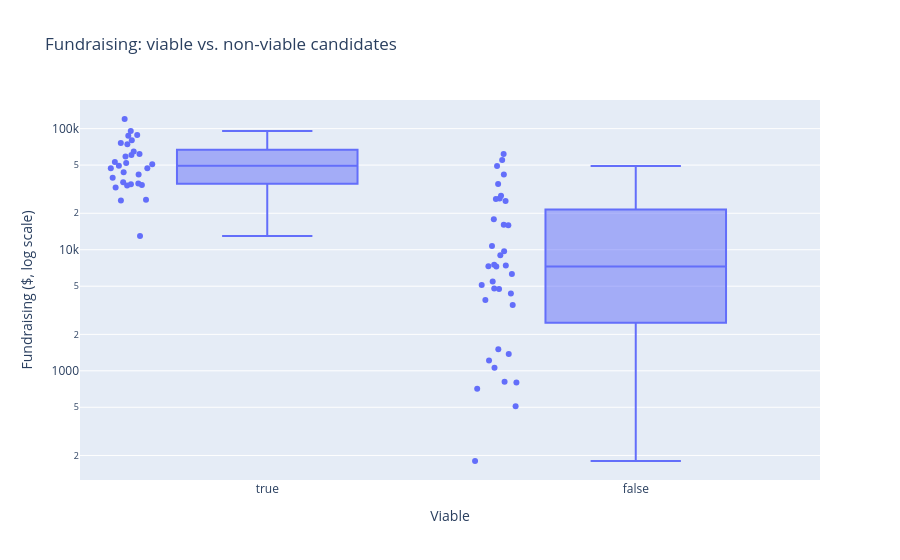

Notebook code cell kept with this figure:
### Markdown cell above
## 6. Interactive viability distributions

A box plot with every candidate shown as a point. The box covers the middle half
of each group, and the line inside it is the median.

What to look for: **overlap**. If the two boxes barely overlap, money separates
viable from non-viable candidates cleanly. If they overlap a lot, plenty of
candidates raised viable-level money and still fell short — and those are exactly
the cases for the shortlist below.

### Code cell
plot_data = analysis.dropna(subset=["fundraising"]).copy()

fig = px.box(
    plot_data,
    x="is_viable",
    y="fundraising",
    points="all",
    hover_name="canonical_candidate",
    hover_data=["district", "mentions", "first_place_votes"],
    log_y=True,
    labels={
        "is_viable": "Viable",
        "fundraising": "Fundraising ($, log scale)",
    },
    title="Fundraising: viable vs. non-viable candidates",
)

fig.show()

### Figure 1 — Plotly figure (JSON) as saved in the notebook; plotly's stock layout.template omitted (floating-point values rounded to 4 significant figures; data arrays with more than 128 entries replaced by an {"elided": "..."} marker saying what was removed)
{"data": [{"alignmentgroup": "True", "boxpoints": "all", "customdata": {"elided": "65x3 float values"}, "hovertemplate": "<b>%{hovertext}</b><br><br>Viable=%{x}<br>Fundraising ($, log scale)=%{y}<br>district=%{customdata[0]}<br>mentions=%{customdata[1]}<br>first_place_votes=%{customdata[2]}<extra></extra>", "hovertext": ["Timur Ender", "Terrence Hayes", "Loretta Smith", "Deian Salazar", "Noah Ernst", "Jamie Dunphy", "Doug Clove", "Joe Furi", "Cayle Tern", "Thomas Shervey", "Steph Routh", "Candace Avalos", "David Linn", "Chris Olson", "Sam Sachs", "Debbie Kitchin", "Laura Streib", "Marnie Glickman", "Nat West", "Elana Pirtle-Guiney", "James Armstrong", "Michael (Mike) Marshall", "Jennifer Park", "Will Mespelt", "Mariah Hudson", "Sameer Kanal", "Dan Ryan", "Nabil Zaghloul", "Bob Simril", "Jonathan Tasini", "Tiffani Penson", "Michelle DePass", "Reuben Berlin", "Angelita Morillo", "Ahlam K Osman", "Steve Novick", "Harrison Kass", "Luke Zak", "Chris Flanary", "Jonathan (Jon) Walker", "Tiffany Koyama Lane", "Kelly Janes (KJ)", "Dan Gilk", "Theo Hathaway Saner", "Jesse Cornett", "Matthew (Matt) Anderson", "Rex Burkholder", "Philippe Knab", "Mitch Green", "Mike DiNapoli", "Moses Ross", "Michael Trimble", "Andra Vltavín", "Stanley Penkin", "Eli Arnold", "Chad Lykins", "Eric Zimmerman", "Sarah Silkie", "Lisa Freeman", "Bob Weinstein", "Chris Henry", "Tony Morse", "Olivia Clark", "John Toran", "Ben Hufford"], "legendgroup": "", "marker": {"color": "#636efa"}, "name": "", "notched": false, "offsetgroup": "", "orientation": "v", "showlegend": false, "type": "box", "x": [true, true, true, false, true, true, false, false, false, false, true, true, false, false, false, false, false, true, true, true, false, false, false, false, true, true, true, false, false, true, true, true, false, true, false, true, false, false, false, false, true, false, false, false, true, false, true, false, true, false, false, false, false, false, true, true, true, true, true, true, false, false, true, false, false], "x0": " ", "xaxis": "x", "y": [61810.0, 36110.0, 43740.0, 1380.0, 12990.0, 35170.0, 1505.0, 814.0, 7395.0, 1060.0, 76010.0, 58890.0, 4777.0, 7272.0, 4349.0, 34880.0, 10720.0, 34320.0, 51920.0, 47040.0, 25250.0, 55070.0, 15950.0, 1215.0, 74200.0, 34710.0, 120100.0, 26480.0, 26230.0, 49450.0, 80380.0, 32580.0, 6310.0, 64640.0, 9002.0, 87240.0, 16060.0, 9731.0, 17830.0, 3842.0, 88690.0, 4730.0, 3490.0, 7505.0, 52910.0, 710.0, 39230.0, 5115.0, 60460.0, 7289.0, 27900.0, 509.0, 800.0, 61850.0, 50780.0, 47010.0, 41880.0, 25480.0, 25830.0, 33920.0, 5474.0, 41810.0, 95640.0, 180.0, 49070.0], "y0": " ", "yaxis": "y"}], "layout": {"boxmode": "group", "legend": {"tracegroupgap": 0}, "title": {"text": "Fundraising: viable vs. non-viable candidates"}, "xaxis": {"anchor": "y", "domain": [0, 1], "title": {"text": "Viable"}}, "yaxis": {"anchor": "x", "domain": [0, 1], "title": {"text": "Fundraising ($, log scale)"}, "type": "log"}}}
